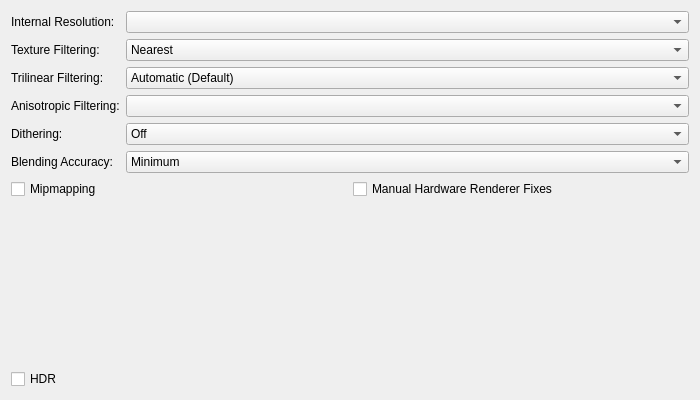
<?xml version="1.0" encoding="UTF-8"?>
<ui version="4.0">
 <class>GraphicsHardwareRenderingSettingsTab</class>
 <widget class="QWidget" name="GraphicsHardwareRenderingSettingsTab">
  <property name="geometry">
   <rect>
    <x>0</x>
    <y>0</y>
    <width>700</width>
    <height>400</height>
   </rect>
  </property>
  <property name="windowTitle">
   <string/>
  </property>
  <layout class="QGridLayout" name="gridLayout" columnstretch="0,1">
   <item row="1" column="0">
    <widget class="QLabel" name="textureFilteringLabel">
     <property name="text">
      <string>Texture Filtering:</string>
     </property>
     <property name="buddy">
      <cstring>textureFiltering</cstring>
     </property>
    </widget>
   </item>
   <item row="4" column="1">
    <widget class="QComboBox" name="dithering">
     <item>
      <property name="text">
       <string>Off</string>
      </property>
     </item>
     <item>
      <property name="text">
       <string>Scaled</string>
      </property>
     </item>
     <item>
      <property name="text">
       <string>Unscaled (Default)</string>
      </property>
     </item>
     <item>
      <property name="text">
       <string>Force 32bit</string>
      </property>
     </item>
    </widget>
   </item>
   <item row="6" column="0" colspan="2">
    <layout class="QGridLayout" name="hardwareRenderingOptionsLayout">
     <item row="0" column="1">
      <widget class="QCheckBox" name="enableHWFixes">
       <property name="text">
        <string>Manual Hardware Renderer Fixes</string>
       </property>
      </widget>
     </item>
     <item row="0" column="0">
      <widget class="QCheckBox" name="mipmapping">
       <property name="text">
        <string>Mipmapping</string>
       </property>
      </widget>
     </item>
    </layout>
   </item>
   <item row="3" column="0">
    <widget class="QLabel" name="anisotropicFilteringLabel">
     <property name="text">
      <string>Anisotropic Filtering:</string>
     </property>
     <property name="buddy">
      <cstring>anisotropicFiltering</cstring>
     </property>
    </widget>
   </item>
   <item row="3" column="1">
    <widget class="QComboBox" name="anisotropicFiltering"/>
   </item>
   <item row="0" column="0">
    <widget class="QLabel" name="internalResLabel">
     <property name="text">
      <string>Internal Resolution:</string>
     </property>
     <property name="buddy">
      <cstring>upscaleMultiplier</cstring>
     </property>
    </widget>
   </item>
   <item row="0" column="1">
    <widget class="QComboBox" name="upscaleMultiplier"/>
   </item>
   <item row="1" column="1">
    <widget class="QComboBox" name="textureFiltering">
     <item>
      <property name="text">
       <string>Nearest</string>
      </property>
     </item>
     <item>
      <property name="text">
       <string>Bilinear (Forced)</string>
      </property>
     </item>
     <item>
      <property name="text">
       <string>Bilinear (PS2) (Default)</string>
      </property>
     </item>
     <item>
      <property name="text">
       <string>Bilinear (Forced excluding sprite)</string>
      </property>
     </item>
    </widget>
   </item>
   <item row="4" column="0">
    <widget class="QLabel" name="ditheringLabel">
     <property name="text">
      <string>Dithering:</string>
     </property>
     <property name="buddy">
      <cstring>dithering</cstring>
     </property>
    </widget>
   </item>
   <item row="5" column="1">
    <widget class="QComboBox" name="blending">
     <item>
      <property name="text">
       <string>Minimum</string>
      </property>
     </item>
     <item>
      <property name="text">
       <string>Basic (Recommended)</string>
      </property>
     </item>
     <item>
      <property name="text">
       <string>Medium</string>
      </property>
     </item>
     <item>
      <property name="text">
       <string>High</string>
      </property>
     </item>
     <item>
      <property name="text">
       <string>Full (Slow)</string>
      </property>
     </item>
     <item>
      <property name="text">
       <string>Maximum (Very Slow)</string>
      </property>
     </item>
    </widget>
   </item>
   <item row="2" column="1">
    <widget class="QComboBox" name="trilinearFiltering">
     <item>
      <property name="text">
       <string>Automatic (Default)</string>
      </property>
     </item>
     <item>
      <property name="text">
       <string>Off (None)</string>
      </property>
     </item>
     <item>
      <property name="text">
       <string>Trilinear (PS2)</string>
      </property>
     </item>
     <item>
      <property name="text">
       <string>Trilinear (Forced)</string>
      </property>
     </item>
    </widget>
   </item>
   <item row="5" column="0">
    <widget class="QLabel" name="blendingLabel">
     <property name="text">
      <string>Blending Accuracy:</string>
     </property>
     <property name="buddy">
      <cstring>blending</cstring>
     </property>
    </widget>
   </item>
   <item row="2" column="0">
    <widget class="QLabel" name="trilinearFilterLabel">
     <property name="text">
      <string>Trilinear Filtering:</string>
     </property>
     <property name="buddy">
      <cstring>trilinearFiltering</cstring>
     </property>
    </widget>
   </item>
   <item row="7" column="0">
    <spacer name="verticalSpacer">
     <property name="orientation">
      <enum>Qt::Orientation::Vertical</enum>
     </property>
     <property name="sizeHint" stdset="0">
      <size>
       <width>20</width>
       <height>0</height>
      </size>
     </property>
    </spacer>
   </item>
   <item row="8" column="0">
    <widget class="QCheckBox" name="hdr">
     <property name="text">
      <string>HDR</string>
     </property>
    </widget>
   </item>
  </layout>
 </widget>
 <tabstops>
  <tabstop>upscaleMultiplier</tabstop>
  <tabstop>textureFiltering</tabstop>
  <tabstop>trilinearFiltering</tabstop>
  <tabstop>anisotropicFiltering</tabstop>
  <tabstop>dithering</tabstop>
  <tabstop>blending</tabstop>
  <tabstop>mipmapping</tabstop>
  <tabstop>enableHWFixes</tabstop>
 </tabstops>
 <resources/>
 <connections/>
</ui>
